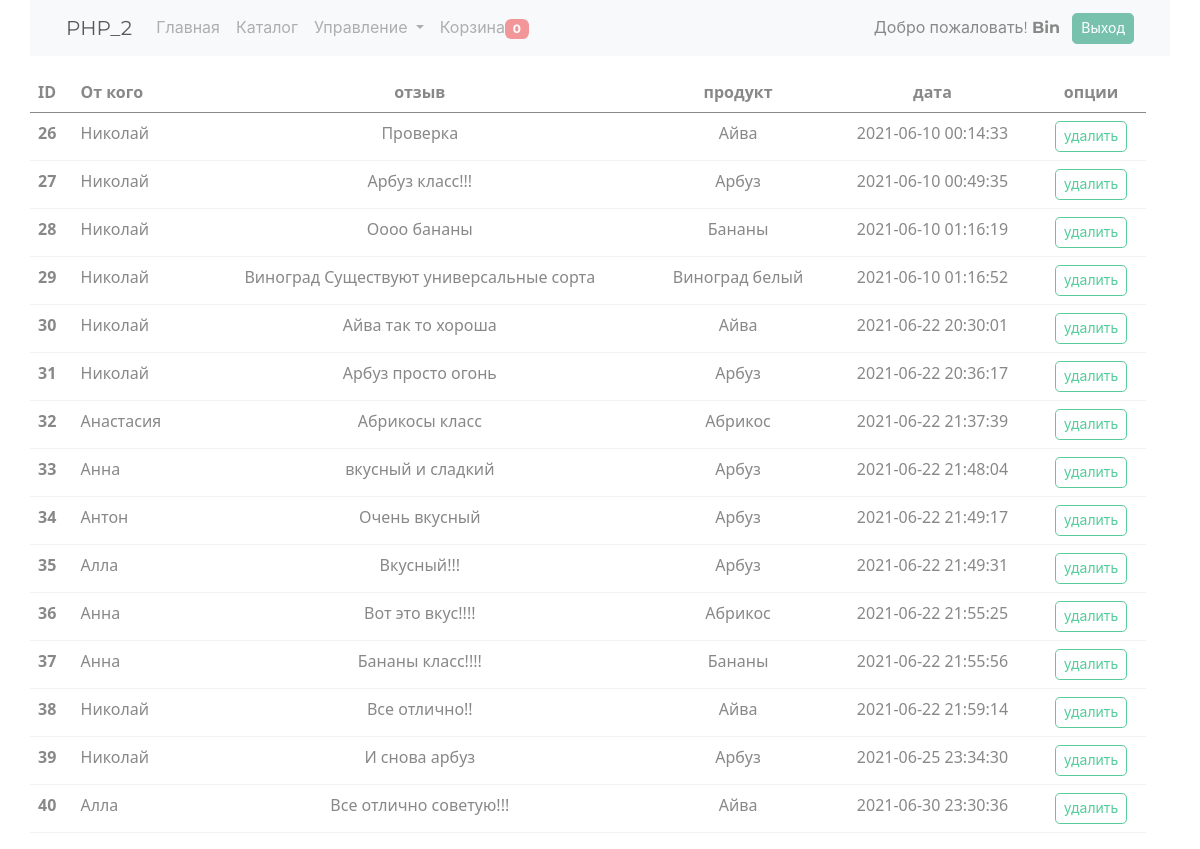
/admin/reviews (signed in), run on the app's committed database.
### tables this page shows
CREATE TABLE `reviews` (
  `id` bigint UNSIGNED NOT NULL,
  `user` varchar(255) NOT NULL,
  `text` text NOT NULL,
  `product_id` bigint UNSIGNED NOT NULL,
  `created_at` datetime DEFAULT CURRENT_TIMESTAMP
);

CREATE TABLE `product` (
  `id` bigint UNSIGNED NOT NULL,
  `title` varchar(255) NOT NULL,
  `article` bigint UNSIGNED NOT NULL DEFAULT '0',
  `description` text NOT NULL,
  `price` bigint NOT NULL,
  `weight` varchar(20) NOT NULL DEFAULT '0',
  `count` bigint NOT NULL,
  `units` text NOT NULL,
  `category_id` bigint UNSIGNED NOT NULL DEFAULT '6',
  `image` text,
  `created_at` datetime DEFAULT CURRENT_TIMESTAMP
);

### traits/TSinletone.php (called while the page is built, shortened)
<?php
trait TSinletone
{
    private static $instance = null;
    public static function getInstance() {
        if (is_null(static::$instance)) {
            static::$instance = new static();
        }
        return static::$instance;
    }
}

### models/reviews/Reviews.php (called while the page is built, shortened)
<?php
class Reviews extends Model
{
    public static function getReviewAll()
    {
        $sql = "SELECT
                       r.id as `id`,
                       r.user as user,
                       r.text as `text`,
                       r.product_id as `product_id`,
                       p.title as `product`,
                       r.created_at as `created_at`
                FROM reviews r
                JOIN product p on p.id = r.product_id;";
        return Db::getInstance()->queryObjectAll($sql, [], get_called_class());
    }
}

### engine/Db.php (called while the page is built, shortened)
<?php
class Db implements IDb
{
    private $config = [
        'driver' => 'mysql',
        'host' => 'localhost',
        'db' => 'shopphp',
        'charset' => 'UTF8',
        'username' => 'root',
        'password' => 'root',
    ];
    protected $db = null;
    protected function getDb(): PDO
    {
        if (is_null($this->db)) {
            $this->db = new PDO($this->getDbConfig(),
                $this->config['username'],
                $this->config['password']
            );
            $this->db->setAttribute(PDO::ATTR_DEFAULT_FETCH_MODE, PDO::FETCH_ASSOC);
        }
        return $this->db;
    }
    protected function getDbConfig(): string
    {
        return sprintf('%s:host=%s;dbname=%s;charset=%s',
            $this->config['driver'],
            $this->config['host'],
            $this->config['db'],
            $this->config['charset']
        );
    }
    protected function query($sql, $params)
    {
        $sql = $this->getDb()->prepare($sql);
        $sql->execute($params);
        return $sql;
    }
    public function queryObjectAll($sql, $params, $class)
    {
        $sql = $this->query($sql, $params);
        $sql->setFetchMode(PDO::FETCH_CLASS | PDO::FETCH_PROPS_LATE, $class);
        return $sql->fetchAll();
    }
}

### models/Model.php (called while the page is built, shortened)
<?php
abstract class Model extends DBModel
{
    public function __get($name)
    {
        return $this->$name;
    }
}

### views/admin/admin_reviews.php (the view)
<table class="table table-hover">
    <thead>
    <tr>
        <th scope="col">ID</th>
        <th scope="col">От кого</th>
        <th scope="col" class="text-center">отзыв</th>
        <th scope="col" class="text-center">продукт</th>
        <th scope="col" class="text-center">дата</th>
        <th scope="col" colspan="3" class="text-center">опции</th>
    </tr>
    </thead>
    <tbody>
    <? foreach ($reviews as $item): ?>
        <tr>
            <th scope="row"><?= $item->id ?></th>
            <td><?= $item->user ?></td>
            <td class="text-center"><?= $item->text ?></td>
            <td class="text-center"><?= $item->product ?></td>
            <td class="text-center"><?= $item->created_at ?></td>
            <td class="text-center">
                <a href="/reviews/delete/?id=<?= $item->id ?>" class="btn btn-outline-success btn-sm">удалить</a>
            </td>
        </tr>
    <? endforeach; ?>
    </tbody>
</table>

### data on the page
reviews: id "26", user "Николай", text "Проверка", product.title "Айва", created_at "2021-06-10 00:14:33"
reviews: id "27", user "Николай", text "Арбуз класс!!!", product.title "Арбуз", created_at "2021-06-10 00:49:35"
reviews: id "28", user "Николай", text "Оооо бананы", product.title "Бананы", created_at "2021-06-10 01:16:19"
reviews: id "29", user "Николай", text "Виноград Существуют универсальные сорта", product.title "Виноград белый", created_at "2021-06-10 01:16:52"
reviews: id "30", user "Николай", text "Айва так то хороша", product.title "Айва", created_at "2021-06-22 20:30:01"
reviews: id "31", user "Николай", text "Арбуз просто огонь", product.title "Арбуз", created_at "2021-06-22 20:36:17"
reviews: id "32", user "Анастасия", text "Абрикосы класс", product.title "Абрикос", created_at "2021-06-22 21:37:39"
reviews: id "33", user "Анна", text "вкусный и сладкий", product.title "Арбуз", created_at "2021-06-22 21:48:04"
reviews: id "34", user "Антон", text "Очень вкусный", product.title "Арбуз", created_at "2021-06-22 21:49:17"
reviews: id "35", user "Алла", text "Вкусный!!!", product.title "Арбуз", created_at "2021-06-22 21:49:31"
reviews: id "36", user "Анна", text "Вот это вкус!!!!", product.title "Абрикос", created_at "2021-06-22 21:55:25"
reviews: id "37", user "Анна", text "Бананы класс!!!!", product.title "Бананы", created_at "2021-06-22 21:55:56"
reviews: id "38", user "Николай", text "Все отлично!!", product.title "Айва", created_at "2021-06-22 21:59:14"
reviews: id "39", user "Николай", text "И снова арбуз", product.title "Арбуз", created_at "2021-06-25 23:34:30"
reviews: id "40", user "Алла", text "Все отлично советую!!!", product.title "Айва", created_at "2021-06-30 23:30:36"

### other printed values
$count "0"
$fast_name "Bin"
